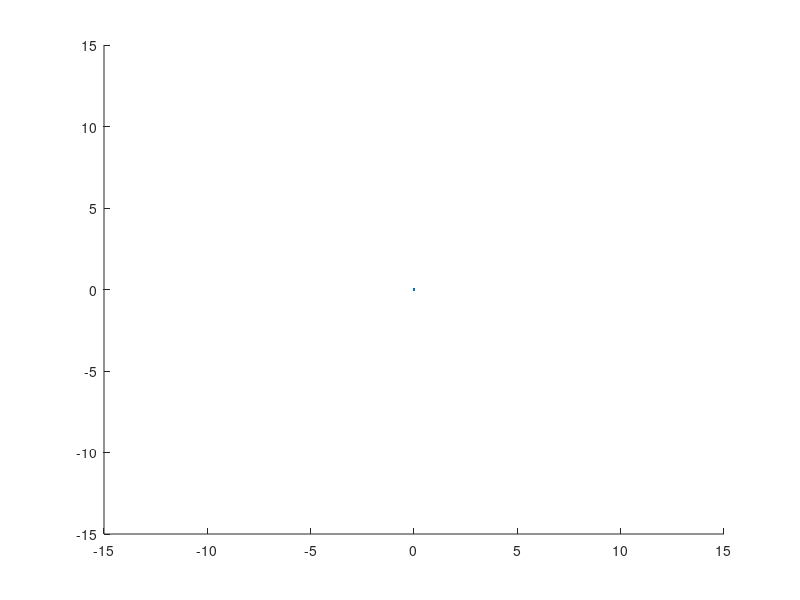

This chart was generated by the following MATLAB code: (Note: this script raises an error after producing the figure.)
% figure; hold on;
% for( trial = sc.blocks(5).trials )
% 	if( trial.cue.tOn > 0 )
% 		plot( trial.cue.x, trial.cue.y, '.', 'DisplayName', num2str(trial.trialIndex) );
% 	end
% end

figure; hold on;
plot(0,0);
set(gca,'xlim',[-15,15],'ylim',[-15,15]);
trials = sc.blocks(5).trials( [sc.blocks(5).trials.type] == 'c' );
for( trial = trials )
	plot( trial.saccades(trial.iResponse1).termiPoints(3), trial.saccades(trial.iResponse1).termiPoints(4), '.', 'DisplayName', num2str(trial.trialIndex) );    
	plot( trial.cue.x, trial.cue.y, 'r*', 'Marker', '*', 'MarkerSize', 5 );
	pause(0.01);
    plot( trial.cue.x, trial.cue.y, 'w.' );
end